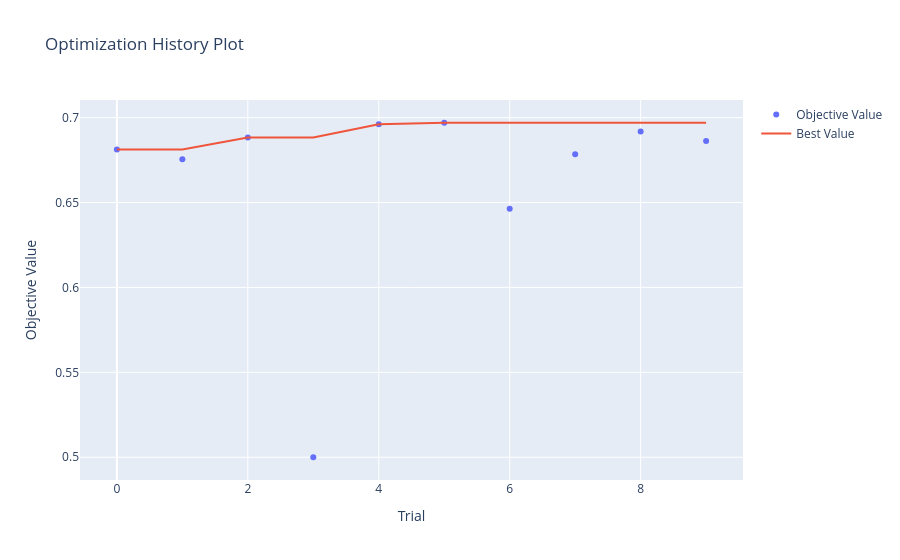
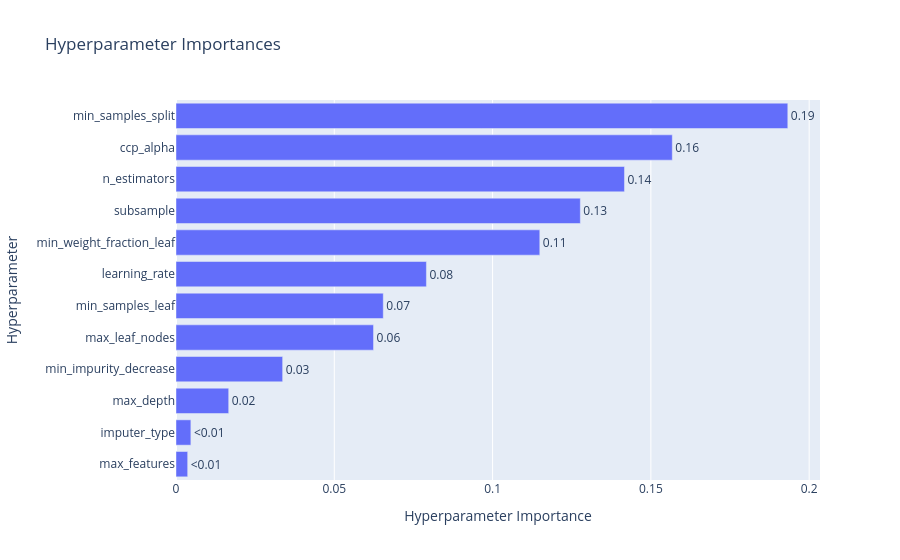
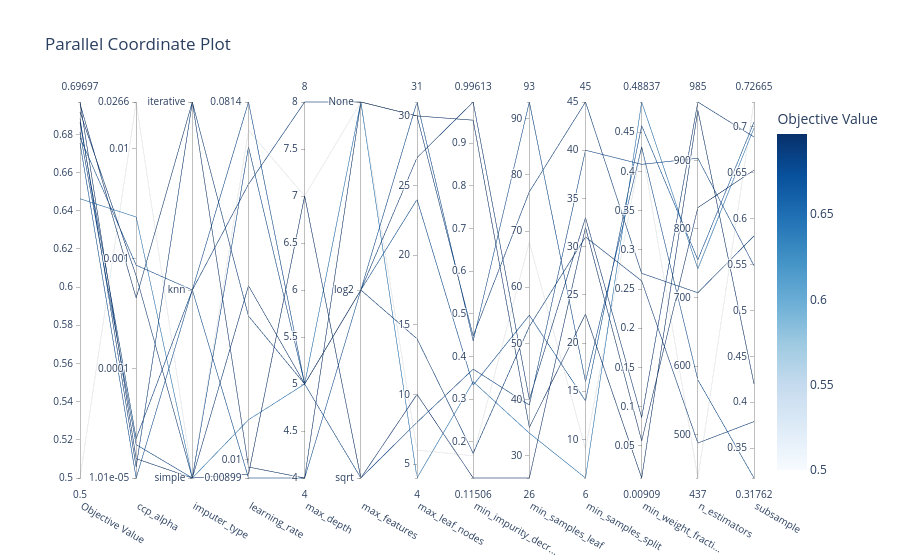

The cell these charts' notebook holds for them, in order:
### Markdown cell above
### 10k

### Code cell
import optuna
import numpy as np
import warnings
from sklearn.metrics import roc_auc_score
from sklearn.model_selection import TimeSeriesSplit
from optuna.visualization import (
    plot_optimization_history, 
    plot_param_importances, 
    plot_parallel_coordinate
)
from optuna.samplers import TPESampler
from sklearn.ensemble import GradientBoostingClassifier
from sklearn.utils.class_weight import compute_sample_weight
from sklearn.pipeline import make_pipeline
from sklearn.impute import SimpleImputer
from sklearn.impute import KNNImputer
from sklearn.experimental import enable_iterative_imputer
from sklearn.impute import IterativeImputer

# Parameter tuning settings

timeout_seconds = 60*60*1
no_improvement_trials = 100

# Split the 10k dataset to evaluate on holdout after tuning

X_tuning = train_10k_X.head(8000)
y_tuning = train_10k_y_cat.head(8000)
X_val_holdout = train_10k_X.tail(2000)
y_val_holdout = train_10k_y_cat.tail(2000)

def objective_gbm(trial):

    params = {
        "n_estimators": trial.suggest_int("n_estimators", 100, 1000), # Number of boosting rounds
        "learning_rate": trial.suggest_float("learning_rate", 0.005, 0.2, log=True), # Step size
        "max_depth": trial.suggest_int("max_depth", 2, 8), # Max tree depth
        "subsample": trial.suggest_float("subsample", 0.3, 0.8), # Fraction of samples used for training each tree
        "min_samples_split": trial.suggest_int("min_samples_split", 2, 50), # Min samples required to split a node
        "min_samples_leaf": trial.suggest_int("min_samples_leaf", 15, 100), # Min samples required in a leaf node
        "min_weight_fraction_leaf": trial.suggest_float("min_weight_fraction_leaf", 0, 0.5), # Min weight fraction required in a leaf node
        "min_impurity_decrease": trial.suggest_float("min_impurity_decrease", 0, 1.0), # Min impurity decrease required to make a split
        "max_features": trial.suggest_categorical("max_features", ["sqrt", "log2", None]), # Number of features to consider when looking for the best split
        "max_leaf_nodes": trial.suggest_int("max_leaf_nodes", 3, 31), # Max leaf nodes in the tree
        "ccp_alpha": trial.suggest_float("ccp_alpha", 1e-5, 0.1, log=True), # Complexity parameter for pruning
        "random_state": 42, # Fixed random state for reproducibility
        "verbose": 0, # Set to 0 to disable verbose output during training
    }

    imputer_type = trial.suggest_categorical("imputer_type", ["simple", "knn", "iterative"])
    
    if imputer_type == "simple":
        strategy = trial.suggest_categorical("simple_strategy", ["mean", "median", "most_frequent"])
        imputer = SimpleImputer(strategy=strategy)
        
    elif imputer_type == "knn": # K Nearest Neighbors Imputer
        n_neighbors = trial.suggest_int("knn_neighbors", 3, 15)
        imputer = KNNImputer(n_neighbors=n_neighbors)
        
    else: # iterative
        imputer = IterativeImputer(max_iter=10, random_state=42)

    full_pipeline = make_pipeline(
        numeric_preprocessor,
        imputer,
        GradientBoostingClassifier(**params)
    )
    
    tscv = TimeSeriesSplit(n_splits=5)
    cv_scores = []
    
    for train_idx, val_idx in tscv.split(X_tuning):
        X_tr, X_val = X_tuning.iloc[train_idx], X_tuning.iloc[val_idx]
        y_tr, y_val = y_tuning.iloc[train_idx], y_tuning.iloc[val_idx]
        
        with warnings.catch_warnings():
            warnings.simplefilter("ignore")
            full_pipeline.fit(X_tr, y_tr)
        
        preds = full_pipeline.predict_proba(X_val)[:, 1]
        cv_scores.append(roc_auc_score(y_val, preds))
        
    return np.mean(cv_scores)

def stop_optuna(study, trial): # Custom callback to stop optimization if no improvement in best AUC for a certain number of trials
    if study.best_trial.number + no_improvement_trials <= trial.number:
        print(f"\n[Early Stop] No improvement in {no_improvement_trials} trials. Stopping optimization.")
        study.stop()

study_gbm = optuna.create_study(direction="maximize", sampler=TPESampler(seed=42))
study_gbm.optimize(objective_gbm, timeout=timeout_seconds, n_jobs=-1, callbacks=[stop_optuna])

print("\n" + "="*40)
print(f"BEST AUC: {study_gbm.best_value:.4f}")
print("BEST PARAMETERS:")

print("best_params = {")
for k, v in study_gbm.best_params.items():
    if isinstance(v, str):
        print(f'    "{k}": "{v}",')
    else:
        print(f'    "{k}": {v},')
print("}")

print("\n--- PARAMETER IMPORTANCE ---")
importances = optuna.importance.get_param_importances(study_gbm)
for param, importance in importances.items():
    print(f"  {param:20}: {importance:.4f}")
print("="*40)


fig1 = plot_optimization_history(study_gbm)
fig1.show()
    
fig2 = plot_param_importances(study_gbm)
fig2.show()
    
fig3 = plot_parallel_coordinate(
    study_gbm,
    params=[
        "n_estimators", "learning_rate", "max_depth", "subsample", 
        "min_samples_split", "min_samples_leaf", "min_weight_fraction_leaf",
        "min_impurity_decrease", "max_features", "max_leaf_nodes",
        "ccp_alpha", "imputer_type"
    ]
)
fig3.show()
    
fig1.write_html("hyperparameter_tuning/GBM/Classification/optuna_gbm_10k_history.html")
fig2.write_html("hyperparameter_tuning/GBM/Classification/optuna_gbm_10k_importance.html")
fig3.write_html("hyperparameter_tuning/GBM/Classification/optuna_gbm_10k_parallel.html")

### Figure 1 — Plotly figure (JSON) as saved in the notebook; plotly's stock layout.template omitted (floating-point values rounded to 4 significant figures)
{"data": [{"mode": "markers", "name": "Objective Value", "type": "scatter", "x": [0, 1, 2, 3, 4, 5, 6, 7, 8, 9], "y": [0.6812, 0.6755, 0.6883, 0.5, 0.6961, 0.697, 0.6463, 0.6784, 0.6918, 0.6862]}, {"mode": "lines", "name": "Best Value", "type": "scatter", "x": [0, 1, 2, 3, 4, 5, 6, 7, 8, 9], "y": [0.6812, 0.6812, 0.6883, 0.6883, 0.6961, 0.697, 0.697, 0.697, 0.697, 0.697]}, {"marker": {"color": "#cccccc"}, "mode": "markers", "name": "Infeasible Trial", "showlegend": false, "type": "scatter", "x": [], "y": []}], "layout": {"title": {"text": "Optimization History Plot"}, "xaxis": {"title": {"text": "Trial"}}, "yaxis": {"title": {"text": "Objective Value"}}}}

### Figure 2 — Plotly figure (JSON) as saved in the notebook; plotly's stock layout.template omitted (floating-point values rounded to 4 significant figures)
{"data": [{"cliponaxis": false, "hovertemplate": ["max_features (CategoricalDistribution): 0.0036896289247686136<extra></extra>", "imputer_type (CategoricalDistribution): 0.004696335772346914<extra></extra>", "max_depth (IntDistribution): 0.016646599952590737<extra></extra>", "min_impurity_decrease (FloatDistribution): 0.033689347233539384<extra></extra>", "max_leaf_nodes (IntDistribution): 0.06239328355727299<extra></extra>", "min_samples_leaf (IntDistribution): 0.0654699640782766<extra></extra>", "learning_rate (FloatDistribution): 0.07910125233150188<extra></extra>", "min_weight_fraction_leaf (FloatDistribution): 0.11491163242426419<extra></extra>", "subsample (FloatDistribution): 0.12772019281165373<extra></extra>", "n_estimators (IntDistribution): 0.14166176361669072<extra></extra>", "ccp_alpha (FloatDistribution): 0.15676839464180273<extra></extra>", "min_samples_split (IntDistribution): 0.19325160465529145<extra></extra>"], "name": "Objective Value", "orientation": "h", "text": ["<0.01", "<0.01", "0.02", "0.03", "0.06", "0.07", "0.08", "0.11", "0.13", "0.14", "0.16", "0.19"], "textposition": "outside", "type": "bar", "x": [0.00369, 0.004696, 0.01665, 0.03369, 0.06239, 0.06547, 0.0791, 0.1149, 0.1277, 0.1417, 0.1568, 0.1933], "y": ["max_features", "imputer_type", "max_depth", "min_impurity_decrease", "max_leaf_nodes", "min_samples_leaf", "learning_rate", "min_weight_fraction_leaf", "subsample", "n_estimators", "ccp_alpha", "min_samples_split"]}], "layout": {"title": {"text": "Hyperparameter Importances"}, "xaxis": {"title": {"text": "Hyperparameter Importance"}}, "yaxis": {"title": {"text": "Hyperparameter"}}}}

### Figure 3 — Plotly figure (JSON) as saved in the notebook; plotly's stock layout.template omitted (floating-point values rounded to 4 significant figures)
{"data": [{"dimensions": [{"label": "Objective Value", "range": [0.5, 0.697], "values": [0.6812, 0.6755, 0.6883, 0.5, 0.6961, 0.697, 0.6463, 0.6784, 0.6918, 0.6862]}, {"label": "ccp_alpha", "range": [-4.994, -1.575], "ticktext": ["1.01e-05", "0.0001", "0.001", "0.01", "0.0266"], "tickvals": [-4.994, -4, -3, -2, -1.575], "values": [-4.69, -4.994, -4.893, -1.575, -3.356, -4.818, -2.621, -3.059, -3.157, -4.634]}, {"label": "imputer_type", "range": [0, 2], "ticktext": ["simple", "knn", "iterative"], "tickvals": [0, 1, 2], "values": [0, 1, 2, 0, 2, 0, 0, 1, 0, 1]}, {"label": "learning_rate", "range": [-2.046, -1.089], "ticktext": ["0.00899", "0.01", "0.0814"], "tickvals": [-2.046, -2, -1.089], "values": [-1.204, -2.046, -1.634, -1.162, -2.018, -2.036, -1.898, -1.089, -1.557, -1.299]}, {"label": "max_depth", "range": [4, 8], "values": [5, 4, 5, 7, 4, 7, 5, 5, 5, 8]}, {"label": "max_features", "range": [0, 2], "ticktext": ["sqrt", "log2", "None"], "tickvals": [0, 1, 2], "values": [0, 1, 1, 2, 2, 0, 2, 1, 1, 2]}, {"label": "max_leaf_nodes", "range": [4, 31], "values": [8, 24, 14, 6, 30, 10, 4, 31, 27, 30]}, {"label": "min_impurity_decr...", "range": [0.1151, 0.9961], "values": [0.3702, 0.3327, 0.173, 0.1671, 0.9535, 0.1151, 0.3408, 0.4363, 0.9961, 0.448]}, {"label": "min_samples_leaf", "range": [26, 93], "values": [39, 55, 53, 68, 35, 26, 34, 93, 40, 77]}, {"label": "min_samples_split", "range": [6, 45], "values": [40, 14, 31, 9, 23, 32, 6, 16, 33, 45]}, {"label": "min_weight_fracti...", "range": [0.009086, 0.4884], "values": [0.4089, 0.4581, 0.2603, 0.4323, 0.009086, 0.05646, 0.4884, 0.4309, 0.08621, 0.27]}, {"label": "n_estimators", "range": [437, 985], "values": [903, 755, 488, 437, 973, 831, 742, 580, 985, 707]}, {"label": "subsample", "range": [0.3176, 0.7266], "values": [0.5485, 0.7048, 0.379, 0.7266, 0.42, 0.6526, 0.6982, 0.3176, 0.6886, 0.581]}], "labelangle": 30, "labelside": "bottom", "line": {"color": [0.6812, 0.6755, 0.6883, 0.5, 0.6961, 0.697, 0.6463, 0.6784, 0.6918, 0.6862], "colorbar": {"title": {"text": "Objective Value"}}, "colorscale": [[0, "rgb(247,251,255)"], [0.125, "rgb(222,235,247)"], [0.25, "rgb(198,219,239)"], [0.375, "rgb(158,202,225)"], [0.5, "rgb(107,174,214)"], [0.625, "rgb(66,146,198)"], [0.75, "rgb(33,113,181)"], [0.875, "rgb(8,81,156)"], [1, "rgb(8,48,107)"]], "reversescale": false, "showscale": true}, "type": "parcoords"}], "layout": {"title": {"text": "Parallel Coordinate Plot"}}}
